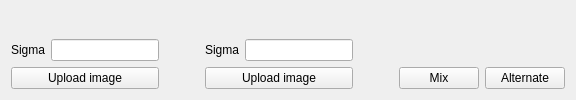
      <widget class="QWidget" name="tab_3">
       <attribute name="title">
        <string>Hybrid Images</string>
       </attribute>
       <layout class="QGridLayout" name="gridLayout_3">
        <item row="2" column="5">
         <widget class="QPushButton" name="pushButton_mix">
          <property name="text">
           <string>Mix</string>
          </property>
         </widget>
        </item>
        <item row="2" column="2">
         <widget class="QPushButton" name="pushButton_img2">
          <property name="text">
           <string>Upload image</string>
          </property>
         </widget>
        </item>
        <item row="1" column="0">
         <layout class="QFormLayout" name="formLayout_3">
          <property name="sizeConstraint">
           <enum>QLayout::SetMinimumSize</enum>
          </property>
          <property name="formAlignment">
           <set>Qt::AlignBottom|Qt::AlignLeading|Qt::AlignLeft</set>
          </property>
          <property name="verticalSpacing">
           <number>2</number>
          </property>
          <item row="0" column="0">
           <widget class="QLabel" name="label_8">
            <property name="text">
             <string>Sigma</string>
            </property>
           </widget>
          </item>
          <item row="0" column="1">
           <widget class="QLineEdit" name="lineEdit_sigma1"/>
          </item>
         </layout>
        </item>
        <item row="0" column="2">
         <widget class="QLabel" name="label_img2">
          <property name="text">
           <string/>
          </property>
         </widget>
        </item>
        <item row="0" column="5" colspan="2">
         <widget class="QLabel" name="label_img_hybrid">
          <property name="text">
           <string/>
          </property>
         </widget>
        </item>
        <item row="2" column="0">
         <widget class="QPushButton" name="pushButton_img1">
          <property name="text">
           <string>Upload image</string>
          </property>
         </widget>
        </item>
        <item row="0" column="0">
         <widget class="QLabel" name="label_img1">
          <property name="text">
           <string/>
          </property>
         </widget>
        </item>
        <item row="1" column="2">
         <layout class="QFormLayout" name="formLayout_4">
          <property name="sizeConstraint">
           <enum>QLayout::SetMinimumSize</enum>
          </property>
          <property name="formAlignment">
           <set>Qt::AlignBottom|Qt::AlignLeading|Qt::AlignLeft</set>
          </property>
          <item row="0" column="0">
           <widget class="QLabel" name="label_9">
            <property name="text">
             <string>Sigma</string>
            </property>
           </widget>
          </item>
          <item row="0" column="1">
           <widget class="QLineEdit" name="lineEdit_sigma2"/>
          </item>
         </layout>
        </item>
        <item row="0" column="1">
         <spacer name="horizontalSpacer">
          <property name="orientation">
           <enum>Qt::Horizontal</enum>
          </property>
          <property name="sizeHint" stdset="0">
           <size>
            <width>40</width>
            <height>20</height>
           </size>
          </property>
         </spacer>
        </item>
        <item row="0" column="3">
         <spacer name="horizontalSpacer_3">
          <property name="orientation">
           <enum>Qt::Horizontal</enum>
          </property>
          <property name="sizeHint" stdset="0">
           <size>
            <width>40</width>
            <height>20</height>
           </size>
          </property>
         </spacer>
        </item>
        <item row="2" column="6">
         <widget class="QPushButton" name="pushButton_alternate">
          <property name="text">
           <string>Alternate</string>
          </property>
         </widget>
        </item>
       </layout>
      </widget>
